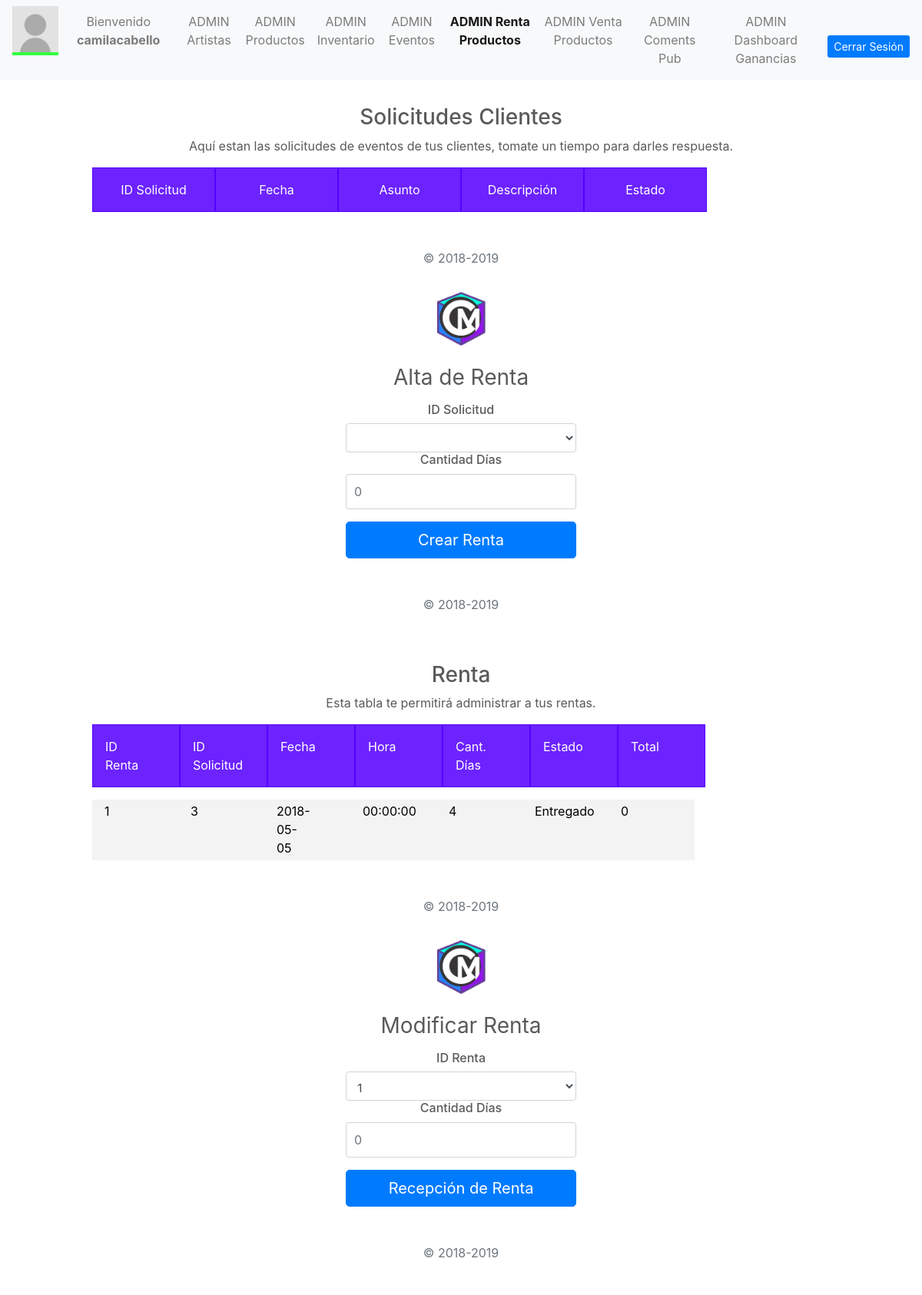
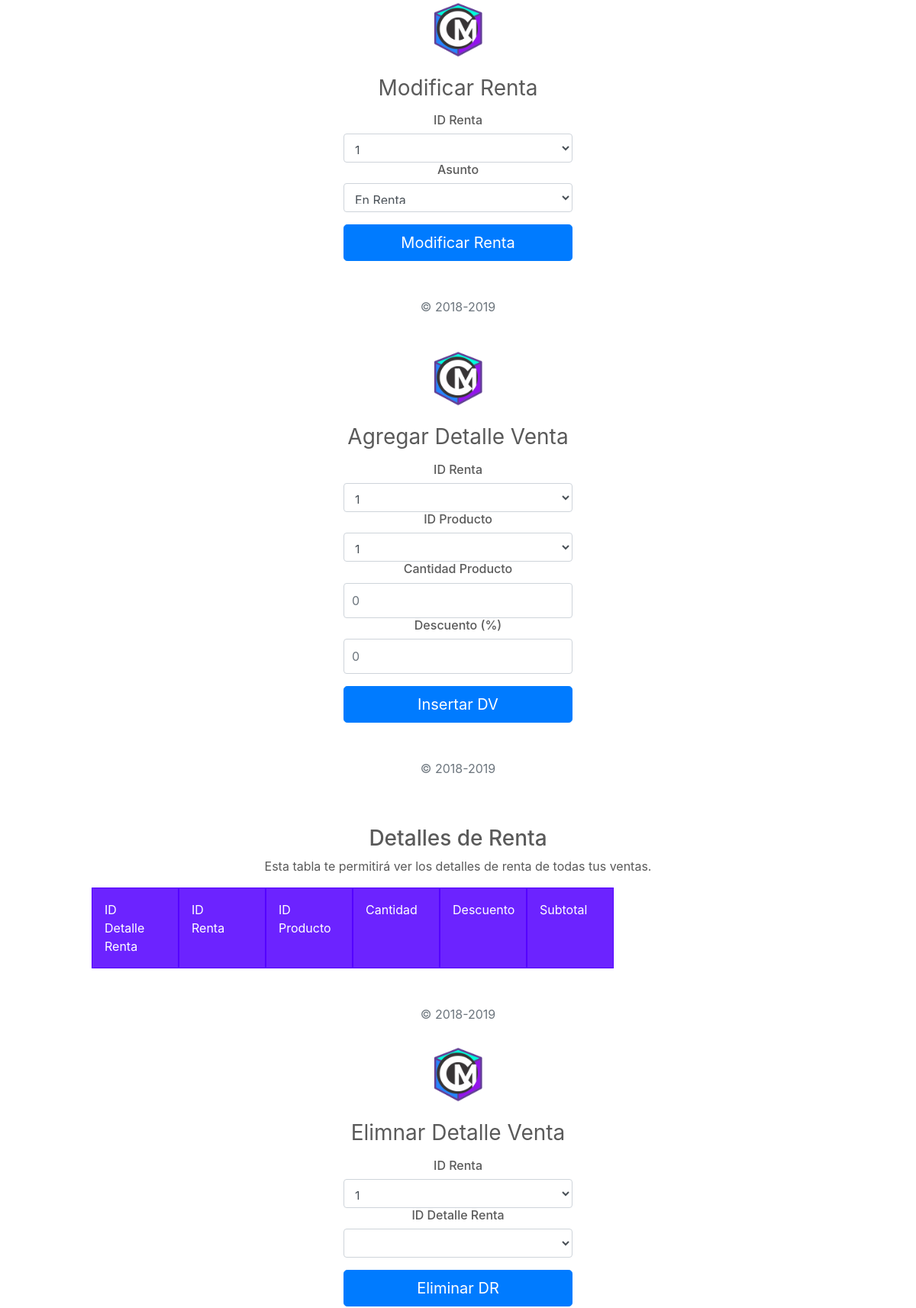
The app's page /UserAdmin/AdminRenta.php (signed in, upper part) with its own data (2 pictures, top to bottom).
### tables this page shows
CREATE TABLE `renta` (
  `idRenta` int(11) NOT NULL,
  `idSolicitud` int(11) NOT NULL,
  `fecha` date NOT NULL,
  `hora` time NOT NULL,
  `cantDias` int(11) NOT NULL,
  `estado` varchar(50) NOT NULL,
  `total` float NOT NULL
);

### PHP/DBConexion.php (called while the page is built, shortened)
<?php
class User
{
    private $db;
    public function __construct($host, $port, $dbname, $dbuser, $password) {
        $dsn = "mysql:host=$host; dbname=$dbname;";
        try{
            $this->db = new PDO($dsn, $dbuser, $password);
            $this->db->setAttribute(PDO::ATTR_ERRMODE,PDO::ERRMODE_EXCEPTION);
        }
        catch(PDOException $ex)
        {
            echo 'Error en conexión con la conecion a la BD' . $ex.getMessage();
            die();
        }
    }
    public function consultProdInvent(){
        try {
            $sql = "SELECT `idProducto` FROM `inventario`";
            $invents = $this->db->prepare($sql);
            $invents->execute();
            $table = $invents;
            return $table;
        }
        catch (PDOException $ex) {
            echo "Error al obtener los productos de inventario." . $ex->getMessage();
        }
    }
    public function consultRenta(){
        try {
            $sql = "SELECT * FROM `renta`";
            $rents = $this->db->prepare($sql);
            $rents->execute();
            $table = $rents;
            return $table;
        }
        catch (PDOException $ex) {
            echo "Error al obtener la tabla de Renta." . $ex->getMessage();
        }
    }
}

### PHP/ConsultSolicRenta.php (called while the page is built, shortened)
<?php
include 'DBconexion.php';
$consult = new User("localhost", "", "dbcirculomusical", "root", "");
$consultR0 = $consult->consultRenta();
$consultR = $consult->consultRenta();
$consultR1 = $consult->consultRenta();
$consultR2 = $consult->consultRenta();
$consultIDR = $consult->consultRenta();
$consultIDP = $consult->consultProdInvent();
?>

### UserAdmin/AdminRenta.php (the view, shortened to what this page needs)
<?php
    include '../PHP/ConsultSolicRenta.php';
?>
  <!doctype html>
  <html lang="en">
  <head>
    <link href="../bootstrap/dist/css/bootstrap.min.css" rel="stylesheet">
    <link href="adminStyle.css" rel="stylesheet">
    <link href="grid.css" rel="stylesheet">
  </head>
  <body class="text-center">
    <nav class="navbar navbar-expand-md navbar-light bg-light">
      <div class="collapse navbar-collapse" id="navbarCollapse">
        <ul class="navbar-nav mr-auto">
          <li>
            <img src="../resources/userImage.jpg">
          </li>
          <li class="nav-item">
            <p class="nav-link nameUser">
              <?php
                      echo "Bienvenido ". "<b>{$_SESSION['loginuser']}</b>";
                  ?>
            </p>
          </li>
          <li class="nav-item ">
            <a class="nav-link" href="../UserAdmin/AdminArtist.php">ADMIN Artistas</a>
          </li>
          <li class="nav-item">
            <a class="nav-link" href="../UserAdmin/AdminProducts.php">ADMIN Productos</a>
          </li>
          <li class="nav-item ">
            <a class="nav-link" href="../UserAdmin/AdminInvent.php">ADMIN Inventario</a>
          </li>
          <li class="nav-item ">
            <a class="nav-link" href="../UserAdmin/AdminEvents.php">ADMIN Eventos</a>
          </li>
          <li class="nav-item active font-weight-bold">
            <a class="nav-link" href="../UserAdmin/AdminRenta.php">ADMIN Renta Productos</a>
          </li>
          <li class="nav-item">
            <a class="nav-link" href="../UserAdmin/AdminVenta.php">ADMIN Venta Productos</a>
          </li>
          <li class="nav-item ">
            <a class="nav-link" href="../UserAdmin/AdminComents.php">ADMIN Coments Pub</a>
          </li>
          <li class="nav-item ">
            <a class="nav-link" href="../UserAdmin/AdminDashboard.php">ADMIN Dashboard Ganancias</a>
          </li>
        </ul>
        <a class="btn btn-sm  btn-primary btnLogin" href="../PHP/DBCloseConexion.php">Cerrar Sesión</a>
      </div>
    </nav>
    <div class="table-consult">
      <h3>Solicitudes Clientes</h3>
      <p>Aquí estan las solicitudes de eventos de tus clientes, tomate un tiempo para darles respuesta.</p>
      <div class="row">
        <div class="col-md-2 headerTableA">ID Solicitud</div>
        <div class="col-md-2 headerTableA">Fecha</div>
        <div class="col-md-2 headerTableA">Asunto</div>
        <div class="col-md-2 headerTableA">Descripción</div>
        <div class="col-md-2 headerTableA">Estado</div>
      </div>
        <p class="mt-5 mb-3 text-muted">&copy; 2018-2019</p>
    </div>
  <form class="form-signin" action="../PHP/InsertRent.php" method="POST">
      <a href="../Cover/Cover.html">
        <img class="mb-4" src="../resources/iconCM.png" alt="" width="72" height="72">
      </a>
      <h1 class="h3 mb-3 font-weight-normal">Alta de Renta</h1>
      <h6>ID Solicitud</h6>
      <select name="idSolic" class="form-control" required autofocus>
      </select>
      <h6>Cantidad Días</h6>
      <input type="number" placeholder="0" min="0" name="cantDias" class="form-control" required>
      <button class="btn btn-lg btn-primary btn-block" type="submit">Crear Renta</button>
      <p class="mt-5 mb-3 text-muted">&copy; 2018-2019</p>
    </form>
    <div class="table-consult">
      <h3>Renta</h3>
      <p>Esta tabla te permitirá administrar a tus rentas.</p>
      <div class="row">
        <div class="col-1 headerTableA">ID Renta</div>
        <div class="col-1 headerTableA">ID Solicitud</div>
        <div class="col-1 headerTableA">Fecha</div>
        <div class="col-1 headerTableA">Hora</div>
        <div class="col-1 headerTableA">Cant. Días</div>
        <div class="col-1 headerTableA">Estado</div>
        <div class="col-1 headerTableA">Total</div>
      </div>
      <?php
        while($v = $consultR->fetch(PDO::FETCH_ASSOC))
        {
          echo '<div class="row"> <div class="col-1">'.$v['idRenta'].'</div> <div class="col-1">'.$v['idSolicitud'].'</div> <div class="col-1">'.$v['fecha'].'</div> <div class="col-1">'.$v['hora'].'</div> <div class="col-1">'.$v['cantDias'].'</div> <div class="col-1">'.$v['estado'].'</div> <div class="col-1">'.$v['total'].'</div> </div>';
        }
      ?>
        <p class="mt-5 mb-3 text-muted">&copy; 2018-2019</p>
    </div>
    <form class="form-signin" action="../PHP/UpdateRent.php" method="POST">
      <a href="../Cover/Cover.html">
        <img class="mb-4" src="../resources/iconCM.png" alt="" width="72" height="72">
      </a>
      <h1 class="h3 mb-3 font-weight-normal">Modificar Renta</h1>
      <h6>ID Renta</h6>
      <select name="idRent" class="form-control" required autofocus>
        <?php
        while($d = $consultR1->fetch(PDO::FETCH_ASSOC))
        {
          echo'<option value='.$d['idRenta'].'>'.$d['idRenta'] .' </option>';
        }
      ?>
      </select>
      <h6>Cantidad Días</h6>
      <input type="number" placeholder="0" min="0" name="cantDias" class="form-control" required>
      <button class="btn btn-lg btn-primary btn-block" type="submit">Recepción de Renta</button>
      <p class="mt-5 mb-3 text-muted">&copy; 2018-2019</p>
    </form>
    <form class="form-signin" action="../PHP/UpdateRentEstado.php" method="POST">
      <a href="../Cover/Cover.html">
        <img class="mb-4" src="../resources/iconCM.png" alt="" width="72" height="72">
      </a>
      <h1 class="h3 mb-3 font-weight-normal">Modificar Renta</h1>
      <h6>ID Renta</h6>
      <select name="idRent" class="form-control" required autofocus>
        <?php
        while($d = $consultR0->fetch(PDO::FETCH_ASSOC))
        {
          echo'<option value='.$d['idRenta'].'>'.$d['idRenta'] .' </option>';
        }
      ?>
      </select>
      <h6>Asunto</h6>
      <select name="estadoRent" class="form-control" required autofocus>
        <option value="En Renta">En Renta</option>
      </select>
      <button class="btn btn-lg btn-primary btn-block" type="submit">Modificar Renta</button>
      <p class="mt-5 mb-3 text-muted">&copy; 2018-2019</p>
    </form>
    <form class="form-signin" action="../PHP/InsertDR.php" method="POST">
      <a href="../Cover/Cover.html">
        <img class="mb-4" src="../resources/iconCM.png" alt="" width="72" height="72">
      </a>
      <h1 class="h3 mb-3 font-weight-normal">Agregar Detalle Venta</h1>
      <h6>ID Renta</h6>
      <select name="idRent" class="form-control" required autofocus>
        <?php
        while($r = $consultIDR->fetch(PDO::FETCH_ASSOC))
        {
          echo'<option value='.$r['idRenta'].'>'.$r['idRenta'] .' </option>';
        }
      ?>
      </select>
      <h6>ID Producto</h6>
      <select name="idProd" class="form-control" required autofocus>
        <?php
        while($p = $consultIDP->fetch(PDO::FETCH_ASSOC))
        {
          echo'<option value='.$p['idProducto'].'>'.$p['idProducto'] .' </option>';
        }
      ?>
      </select>
      <h6>Cantidad Producto</h6>
      <input type="number" placeholder="0" min="0" name="cantProd" class="form-control" required>
      <h6>Descuento (%)</h6>
      <input type="number" placeholder="0" min="0" name="cantDesc" class="form-control" required>
      <button class="btn btn-lg btn-primary btn-block" type="submit">Insertar DV</button>
      <p class="mt-5 mb-3 text-muted">&copy; 2018-2019</p>
    </form>
    <div class="table-consult">
      <h3>Detalles de Renta</h3>
      <p>Esta tabla te permitirá ver los detalles de renta de todas tus ventas.</p>
      <div class="row">
        <div class="col-1 headerTableA">ID Detalle Renta</div>
        <div class="col-1 headerTableA">ID Renta</div>
        <div class="col-1 headerTableA">ID Producto</div>
        <div class="col-1 headerTableA">Cantidad</div>
        <div class="col-1 headerTableA">Descuento</div>
        <div class="col-1 headerTableA">Subtotal</div>
      </div>
        <p class="mt-5 mb-3 text-muted">&copy; 2018-2019</p>
    </div>
    <form class="form-signin" action="../PHP/DeleteDR.php" method="POST">
      <a href="../Cover/Cover.html">
        <img class="mb-4" src="../resources/iconCM.png" alt="" width="72" height="72">
      </a>
      <h1 class="h3 mb-3 font-weight-normal">Elimnar Detalle Venta</h1>
      <h6>ID Renta</h6>
      <select name="idR" class="form-control" required autofocus>
        <?php
        while($r = $consultR2->fetch(PDO::FETCH_ASSOC))
        {
          echo'<option value='.$r['idRenta'].'>'.$r['idRenta'] .' </option>';
        }
      ?>
      </select>
      <h6>ID Detalle Renta</h6>
      <select name="idDR" class="form-control" required autofocus>
      </select>
      <button class="btn btn-lg btn-primary btn-block" type="submit">Eliminar DR</button>
      </form>
  </body>
  </html>

### UserAdmin/adminStyle.css (style rules this page uses)
.navbar img { height: 4rem; border-bottom: 0.3rem solid rgb(47, 255, 64); }
body { color: #5a5a5a; }
.nameUser { margin: 0 1rem; }
.btn { margin-top: 1rem; }
.btnSignup, .btnLogin { border: none; margin-left: 0.5rem; }
.form-signin { width: 100%; max-width: 330px; padding: 15px; margin: auto; }
.form-signin .form-control { position: relative; box-sizing: border-box; height: auto; padding: 10px; font-size: 16px; }

### UserAdmin/grid.css (style rules this page uses)
.table-consult { width: 100%; }
h3 { margin-top: 2rem; }
.row { width: 80%; margin: 0 auto; margin-bottom: 1rem; }
.col-1 { padding-left: 1rem; padding-right: 6rem; text-align: center; }
[class*="col-"] { color:white; padding-top: 0.2rem; padding-bottom: 0.2rem; background-color: rgba(230, 230, 230, 0.479); border: rgba(230, 230, 230, 0.479); color: black; }
.headerTableA { background-color: rgba(85, 0, 255, 0.863); border: 1px solid #5400FF; color:white; padding-top: 1rem; padding-bottom: 1rem; }

### records on screen
renta: idRenta "1", idSolicitud "3", fecha "2018-05-05", hora "00:00:00", cantDias "4", estado "Entregado", total "0"

### other values on screen
$_SESSION['loginuser'] "camilacabello"
form field idRent "1"
form field idProd "1"
form field idR "1"
